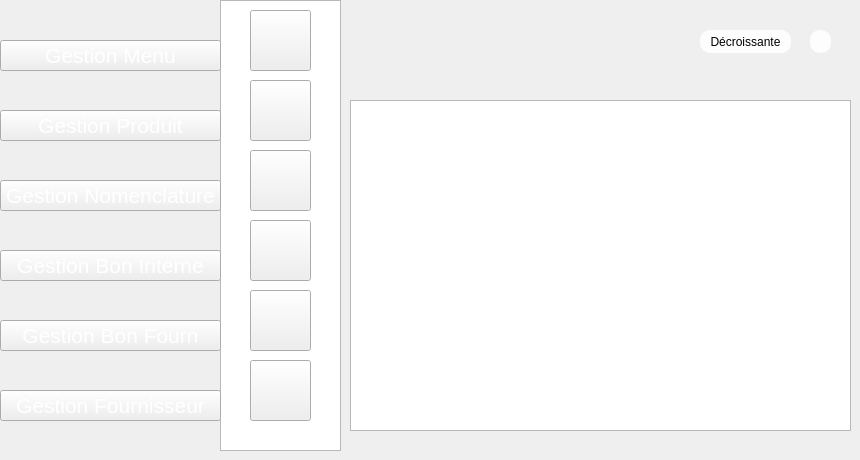
    <widget class="QWidget" name="page_7">
     <widget class="QPushButton" name="pushButton_122">
      <property name="geometry">
       <rect>
        <x>250</x>
        <y>290</y>
        <width>61</width>
        <height>61</height>
       </rect>
      </property>
      <property name="styleSheet">
       <string notr="true">
image: url(:/new/prefix1/img/aa.png);
</string>
      </property>
      <property name="text">
       <string/>
      </property>
     </widget>
     <widget class="QPushButton" name="pushButton_123">
      <property name="geometry">
       <rect>
        <x>250</x>
        <y>80</y>
        <width>61</width>
        <height>61</height>
       </rect>
      </property>
      <property name="styleSheet">
       <string notr="true">image: url(:/new/prefix1/img/icon-modif2 (1).png);</string>
      </property>
      <property name="text">
       <string/>
      </property>
     </widget>
     <widget class="QPushButton" name="pushButton_124">
      <property name="geometry">
       <rect>
        <x>250</x>
        <y>10</y>
        <width>61</width>
        <height>61</height>
       </rect>
      </property>
      <property name="styleSheet">
       <string notr="true">image: url(:/new/prefix1/img/icon-ajout2.png);
background-image: url(:/new/prefix1/img/bg.png);</string>
      </property>
      <property name="text">
       <string/>
      </property>
     </widget>
     <widget class="QPushButton" name="pushButton_125">
      <property name="geometry">
       <rect>
        <x>250</x>
        <y>150</y>
        <width>61</width>
        <height>61</height>
       </rect>
      </property>
      <property name="styleSheet">
       <string notr="true">image: url(:/new/prefix1/img/icon-afficher2.png);</string>
      </property>
      <property name="text">
       <string/>
      </property>
     </widget>
     <widget class="QListView" name="listView_14">
      <property name="geometry">
       <rect>
        <x>220</x>
        <y>0</y>
        <width>121</width>
        <height>451</height>
       </rect>
      </property>
      <property name="styleSheet">
       <string notr="true">background-image: url(:/new/prefix1/img/selected.png);</string>
      </property>
     </widget>
     <widget class="QPushButton" name="pushButton_127">
      <property name="geometry">
       <rect>
        <x>250</x>
        <y>220</y>
        <width>61</width>
        <height>61</height>
       </rect>
      </property>
      <property name="styleSheet">
       <string notr="true">image: url(:/new/prefix1/img/icon-supp2 (1).png);</string>
      </property>
      <property name="text">
       <string/>
      </property>
     </widget>
     <widget class="QPushButton" name="pushButton_409">
      <property name="geometry">
       <rect>
        <x>0</x>
        <y>250</y>
        <width>221</width>
        <height>31</height>
       </rect>
      </property>
      <property name="font">
       <font>
        <pointsize>16</pointsize>
        <weight>50</weight>
        <bold>false</bold>
       </font>
      </property>
      <property name="styleSheet">
       <string notr="true">color: rgb(255, 255, 255);

</string>
      </property>
      <property name="text">
       <string>Gestion Bon Interne</string>
      </property>
     </widget>
     <widget class="QPushButton" name="pushButton_410">
      <property name="geometry">
       <rect>
        <x>0</x>
        <y>390</y>
        <width>221</width>
        <height>31</height>
       </rect>
      </property>
      <property name="font">
       <font>
        <pointsize>16</pointsize>
        <weight>50</weight>
        <bold>false</bold>
       </font>
      </property>
      <property name="styleSheet">
       <string notr="true">color: rgb(255, 255, 255);

</string>
      </property>
      <property name="text">
       <string>Gestion Fournisseur</string>
      </property>
     </widget>
     <widget class="QPushButton" name="pushButton_411">
      <property name="geometry">
       <rect>
        <x>0</x>
        <y>180</y>
        <width>221</width>
        <height>31</height>
       </rect>
      </property>
      <property name="font">
       <font>
        <pointsize>16</pointsize>
        <weight>50</weight>
        <bold>false</bold>
       </font>
      </property>
      <property name="styleSheet">
       <string notr="true">color: rgb(255, 255, 255);

</string>
      </property>
      <property name="text">
       <string>Gestion Nomenclature</string>
      </property>
     </widget>
     <widget class="QPushButton" name="pushButton_412">
      <property name="geometry">
       <rect>
        <x>0</x>
        <y>40</y>
        <width>221</width>
        <height>31</height>
       </rect>
      </property>
      <property name="font">
       <font>
        <pointsize>16</pointsize>
        <weight>50</weight>
        <bold>false</bold>
       </font>
      </property>
      <property name="styleSheet">
       <string notr="true">color: rgb(255, 255, 255);

</string>
      </property>
      <property name="text">
       <string>Gestion Menu</string>
      </property>
     </widget>
     <widget class="QPushButton" name="pushButton_414">
      <property name="geometry">
       <rect>
        <x>0</x>
        <y>320</y>
        <width>221</width>
        <height>31</height>
       </rect>
      </property>
      <property name="font">
       <font>
        <pointsize>16</pointsize>
        <weight>50</weight>
        <bold>false</bold>
       </font>
      </property>
      <property name="styleSheet">
       <string notr="true">color: rgb(255, 255, 255);

</string>
      </property>
      <property name="text">
       <string>Gestion Bon Fourn</string>
      </property>
     </widget>
     <widget class="QPushButton" name="pushButton_20">
      <property name="geometry">
       <rect>
        <x>700</x>
        <y>30</y>
        <width>91</width>
        <height>23</height>
       </rect>
      </property>
      <property name="styleSheet">
       <string notr="true">                                         border-radius: 10px;
background-color: rgb(253, 253, 253);
                                        
font: 9pt &quot;MS Reference Sans Serif&quot;;</string>
      </property>
      <property name="text">
       <string>Décroissante</string>
      </property>
     </widget>
     <widget class="QPushButton" name="refprod">
      <property name="geometry">
       <rect>
        <x>810</x>
        <y>30</y>
        <width>21</width>
        <height>23</height>
       </rect>
      </property>
      <property name="styleSheet">
       <string notr="true">                                         border-radius: 10px;
background-color: rgb(253, 253, 253);
                                        
font: 9pt &quot;MS Reference Sans Serif&quot;;</string>
      </property>
      <property name="text">
       <string/>
      </property>
      <property name="icon">
       <iconset>
        <normaloff>../../1200px-Refresh_icon.svg.png</normaloff>../../1200px-Refresh_icon.svg.png</iconset>
      </property>
     </widget>
     <widget class="QPushButton" name="pushButton_460">
      <property name="geometry">
       <rect>
        <x>0</x>
        <y>110</y>
        <width>221</width>
        <height>31</height>
       </rect>
      </property>
      <property name="font">
       <font>
        <pointsize>16</pointsize>
        <weight>50</weight>
        <bold>false</bold>
       </font>
      </property>
      <property name="styleSheet">
       <string notr="true">color: rgb(255, 255, 255);

</string>
      </property>
      <property name="text">
       <string>Gestion Produit</string>
      </property>
     </widget>
     <widget class="QPushButton" name="pushButton999_2">
      <property name="geometry">
       <rect>
        <x>250</x>
        <y>360</y>
        <width>61</width>
        <height>61</height>
       </rect>
      </property>
      <property name="styleSheet">
       <string notr="true">image: url(:/new/prefix1/img/icon-stat.png);</string>
      </property>
      <property name="text">
       <string/>
      </property>
     </widget>
     <widget class="QTableView" name="tableViewarwa">
      <property name="geometry">
       <rect>
        <x>350</x>
        <y>100</y>
        <width>501</width>
        <height>331</height>
       </rect>
      </property>
     </widget>
     <zorder>listView_14</zorder>
     <zorder>pushButton_122</zorder>
     <zorder>pushButton_123</zorder>
     <zorder>pushButton_124</zorder>
     <zorder>pushButton_125</zorder>
     <zorder>pushButton_127</zorder>
     <zorder>pushButton_409</zorder>
     <zorder>pushButton_410</zorder>
     <zorder>pushButton_411</zorder>
     <zorder>pushButton_412</zorder>
     <zorder>pushButton_414</zorder>
     <zorder>pushButton_20</zorder>
     <zorder>refprod</zorder>
     <zorder>pushButton_460</zorder>
     <zorder>pushButton999_2</zorder>
     <zorder>tableViewarwa</zorder>
    </widget>
